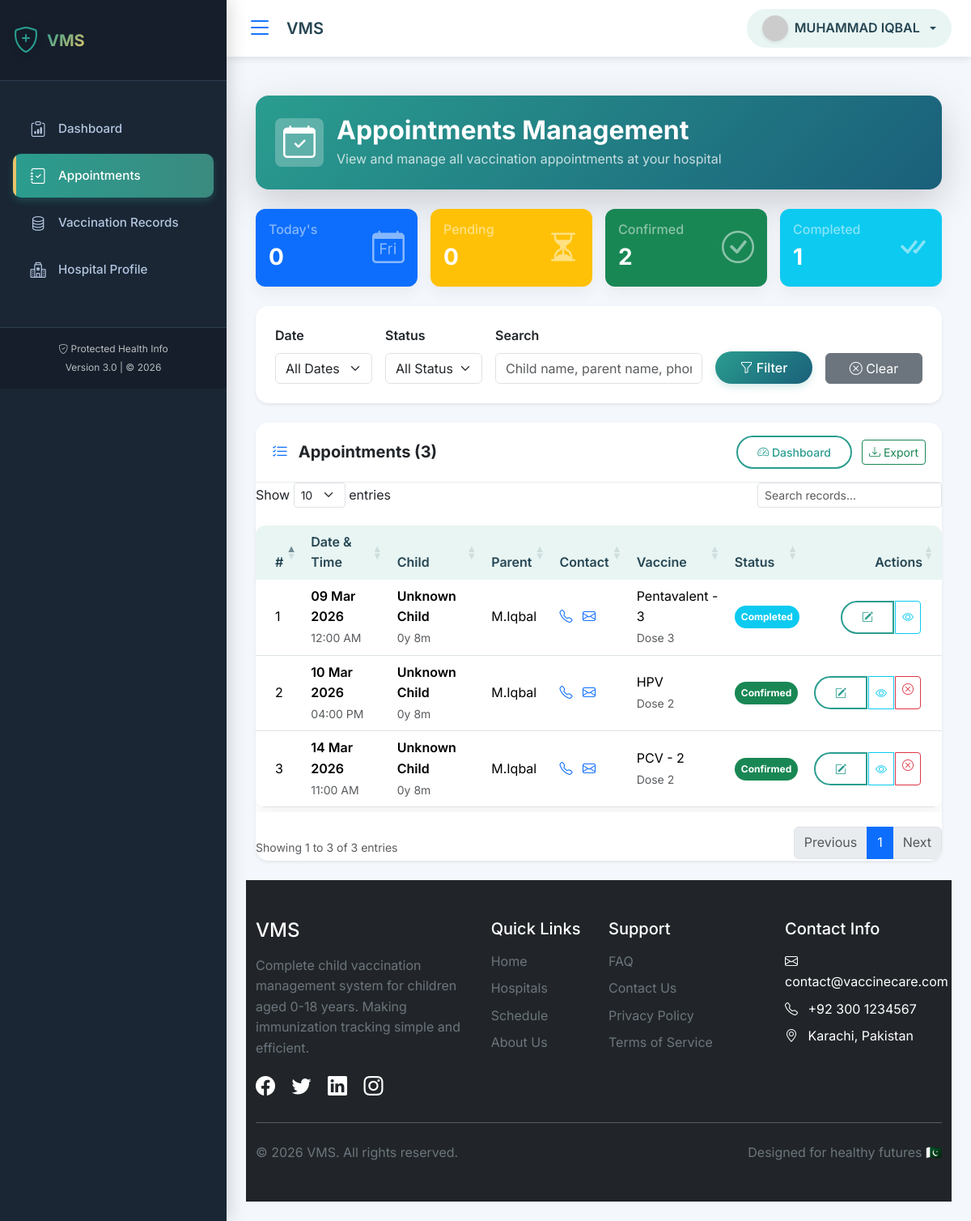
/hospital_appointments.php (signed in), run on the app's committed database.
### tables this page shows
CREATE TABLE `appointments` (
  `id` int(11) NOT NULL,
  `child_id` int(11) NOT NULL,
  `hospital_id` int(11) NOT NULL,
  `vaccine_id` int(11) NOT NULL,
  `appointment_date` date NOT NULL,
  `appointment_time` time DEFAULT NULL,
  `token_number` varchar(20) DEFAULT NULL,
  `status` enum('pending','confirmed','completed','cancelled') DEFAULT 'pending',
  `notes` text DEFAULT NULL,
  `created_at` timestamp NOT NULL DEFAULT current_timestamp(),
  `updated_at` timestamp NULL DEFAULT NULL ON UPDATE current_timestamp()
);

CREATE TABLE `children` (
  `id` int(11) NOT NULL,
  `parent_id` int(11) NOT NULL,
  `full_name` varchar(100) NOT NULL,
  `date_of_birth` date NOT NULL,
  `gender` enum('male','female','other') NOT NULL,
  `blood_group` varchar(5) DEFAULT NULL,
  `birth_weight` decimal(5,2) DEFAULT NULL,
  `birth_complications` text DEFAULT NULL,
  `is_active` tinyint(1) DEFAULT 1,
  `created_at` timestamp NOT NULL DEFAULT current_timestamp(),
  `updated_at` timestamp NULL DEFAULT NULL ON UPDATE current_timestamp()
);

CREATE TABLE `users` (
  `id` int(11) NOT NULL,
  `full_name` varchar(100) NOT NULL,
  `email` varchar(100) NOT NULL,
  `password` varchar(255) NOT NULL,
  `role` enum('parent','hospital','admin') NOT NULL DEFAULT 'parent',
  `phone` varchar(15) NOT NULL,
  `address` text DEFAULT NULL,
  `status` enum('active','inactive') DEFAULT 'active',
  `last_login` timestamp NULL DEFAULT NULL,
  `remember_token` varchar(255) DEFAULT NULL,
  `created_at` timestamp NOT NULL DEFAULT current_timestamp(),
  `updated_at` timestamp NULL DEFAULT NULL ON UPDATE current_timestamp(),
  `avatar` varchar(255) DEFAULT NULL
);

CREATE TABLE `vaccines` (
  `id` int(11) NOT NULL,
  `vaccine_name` varchar(100) NOT NULL,
  `description` text DEFAULT NULL,
  `age_group` varchar(50) NOT NULL,
  `dose_number` int(11) DEFAULT NULL,
  `is_epi` tinyint(1) DEFAULT 1,
  `is_mandatory` tinyint(1) DEFAULT 1,
  `status` enum('available','unavailable') DEFAULT 'available',
  `notes` text DEFAULT NULL,
  `created_at` timestamp NOT NULL DEFAULT current_timestamp()
);

### hospital_appointments.php (the view, shortened to what this page needs)
<?php
require_once 'db_config.php';
$user_id = (int) $_SESSION['user_id'];
$hospital_query = "SELECT id FROM hospitals WHERE user_id = ?";
$hospital_stmt = $conn->prepare($hospital_query);
$hospital_stmt->bind_param("i", $user_id);
$hospital_stmt->execute();
$hospital_result = $hospital_stmt->get_result();
$hospital = $hospital_result->fetch_assoc();
$hospital_id = $hospital['id'];
$page = isset($_GET['page']) ? max(1, intval($_GET['page'])) : 1;
$limit = 15;
$offset = ($page - 1) * $limit;
$search = $_GET['search'] ?? '';
$where_conditions = ["a.hospital_id = ?"];
$params = [$hospital_id];
$types = "i";
$where_sql = implode(" AND ", $where_conditions);
$count_sql = "SELECT COUNT(*) as total FROM appointments a
              JOIN children c ON a.child_id = c.id
              JOIN parents p ON c.parent_id = p.id
              JOIN users u ON p.user_id = u.id
              JOIN vaccines v ON a.vaccine_id = v.id
              WHERE $where_sql";
$count_stmt = $conn->prepare($count_sql);
$count_stmt->bind_param($types, ...$params);
$count_stmt->execute();
$total_appointments = $count_stmt->get_result()->fetch_assoc()['total'];
$appointments_sql = "SELECT
                        a.*,
                        c.id as child_id,
                        c.full_name as child_name,
                        c.date_of_birth,
                        p.id as parent_id,
                        u.full_name as parent_name,
                        u.phone as parent_phone,
                        u.email as parent_email,
                        v.vaccine_name,
                        v.dose_number,
                        v.age_group
                    FROM appointments a
                    JOIN children c ON a.child_id = c.id
                    JOIN parents p ON c.parent_id = p.id
                    JOIN users u ON p.user_id = u.id
                    JOIN vaccines v ON a.vaccine_id = v.id
                    WHERE $where_sql
                    ORDER BY a.appointment_date ASC, a.appointment_time ASC
                    LIMIT ? OFFSET ?";
$params[] = $limit;
$params[] = $offset;
$types .= "ii";
$appointments_stmt = $conn->prepare($appointments_sql);
$appointments_stmt->bind_param($types, ...$params);
$appointments_stmt->execute();
$appointments_result = $appointments_stmt->get_result();
$stats = [];
$today = $conn->prepare("SELECT COUNT(*) as total FROM appointments WHERE hospital_id = ? AND DATE(appointment_date) = CURDATE()");
$today->bind_param("i", $hospital_id);
$today->execute();
$stats['today'] = $today->get_result()->fetch_assoc()['total'];
$pending = $conn->prepare("SELECT COUNT(*) as total FROM appointments WHERE hospital_id = ? AND status = 'pending'");
$pending->bind_param("i", $hospital_id);
$pending->execute();
$stats['pending'] = $pending->get_result()->fetch_assoc()['total'];
$confirmed = $conn->prepare("SELECT COUNT(*) as total FROM appointments WHERE hospital_id = ? AND status = 'confirmed'");
$confirmed->bind_param("i", $hospital_id);
$confirmed->execute();
$stats['confirmed'] = $confirmed->get_result()->fetch_assoc()['total'];
$completed = $conn->prepare("SELECT COUNT(*) as total FROM appointments WHERE hospital_id = ? AND status = 'completed'");
$completed->bind_param("i", $hospital_id);
$completed->execute();
$stats['completed'] = $completed->get_result()->fetch_assoc()['total'];
include_once 'header.php';
?>
<div class="container-fluid py-4">
    <div class="row mb-4">
        <div class="col-12">
            <div class="bg-gradient-primary text-white rounded-4 p-4 shadow-lg">
                <div class="d-flex align-items-center">
                    <div class="avatar-circle bg-white bg-opacity-25 p-3 rounded-3 me-3">
                        <i class="bi bi-calendar-check fs-1"></i>
                    </div>
                    <div>
                        <h2 class="fw-bold mb-1">Appointments Management</h2>
                        <p class="mb-0 opacity-75">View and manage all vaccination appointments at your hospital</p>
                    </div>
                </div>
            </div>
        </div>
    </div>
    <div class="row g-3 mb-4">
        <div class="col-md-3">
            <div class="card bg-primary text-white">
                <div class="card-body p-3">
                    <div class="d-flex justify-content-between">
                        <div>
                            <h6 class="text-white-50">Today's</h6>
                            <h3 class="fw-bold mb-0"><?php echo $stats['today']; ?></h3>
                        </div>
                        <i class="bi bi-calendar-day fs-1 opacity-50"></i>
                    </div>
                </div>
            </div>
        </div>
        <div class="col-md-3">
            <div class="card bg-warning text-white">
                <div class="card-body p-3">
                    <div class="d-flex justify-content-between">
                        <div>
                            <h6 class="text-white-50">Pending</h6>
                            <h3 class="fw-bold mb-0"><?php echo $stats['pending']; ?></h3>
                        </div>
                        <i class="bi bi-hourglass-split fs-1 opacity-50"></i>
                    </div>
                </div>
            </div>
        </div>
        <div class="col-md-3">
            <div class="card bg-success text-white">
                <div class="card-body p-3">
                    <div class="d-flex justify-content-between">
                        <div>
                            <h6 class="text-white-50">Confirmed</h6>
                            <h3 class="fw-bold mb-0"><?php echo $stats['confirmed']; ?></h3>
                        </div>
                        <i class="bi bi-check-circle fs-1 opacity-50"></i>
                    </div>
                </div>
            </div>
        </div>
        <div class="col-md-3">
            <div class="card bg-info text-white">
                <div class="card-body p-3">
                    <div class="d-flex justify-content-between">
                        <div>
                            <h6 class="text-white-50">Completed</h6>
                            <h3 class="fw-bold mb-0"><?php echo $stats['completed']; ?></h3>
                        </div>
                        <i class="bi bi-check-all fs-1 opacity-50"></i>
                    </div>
                </div>
            </div>
        </div>
    </div>
    <div class="card border-0 shadow-sm rounded-4 mb-4">
        <div class="card-body p-4">
            <form method="GET" action="" class="row g-3">
                <div class="col-md-2">
                    <label class="form-label fw-semibold">Date</label>
                    <select name="date" class="form-select">
                        <option value="">All Dates</option>
                    </select>
                </div>
                <div class="col-md-2">
                    <label class="form-label fw-semibold">Status</label>
                    <select name="status" class="form-select">
                        <option value="">All Status</option>
                    </select>
                </div>
                <div class="col-md-4">
                    <label class="form-label fw-semibold">Search</label>
                    <input type="text" name="search" class="form-control"
                           placeholder="Child name, parent name, phone, vaccine..."
                           value="<?php echo htmlspecialchars($search); ?>">
                </div>
                <div class="col-md-2 d-flex align-items-end">
                    <button type="submit" class="btn btn-primary w-100">
                        <i class="bi bi-funnel"></i> Filter
                    </button>
                </div>
                <div class="col-md-2 d-flex align-items-end">
                    <a href="hospital_appointments.php" class="btn btn-secondary w-100">
                        <i class="bi bi-x-circle"></i> Clear
                    </a>
                </div>
            </form>
        </div>
    </div>
    <div class="card border-0 shadow-sm rounded-4">
        <div class="card-header bg-white py-3 d-flex justify-content-between align-items-center">
            <h5 class="fw-bold mb-0">
                <i class="bi bi-list-check text-primary me-2"></i>
                Appointments (<?php echo $total_appointments; ?>)
            </h5>
            <div>
                <a href="hospital_dashboard.php" class="btn btn-sm btn-outline-primary me-2">
                    <i class="bi bi-speedometer2"></i> Dashboard
                </a>
                <button class="btn btn-sm btn-outline-success" onclick="exportTableToCSV()">
                    <i class="bi bi-download"></i> Export
                </button>
            </div>
        </div>
        <div class="card-body p-0">
            <div class="table-responsive">
                <table class="table table-hover mb-0" id="appointmentsTable">
                    <thead class="bg-light">
                        <tr>
                            <th class="ps-4">#</th>
                            <th>Date & Time</th>
                            <th>Child</th>
                            <th>Parent</th>
                            <th>Contact</th>
                            <th>Vaccine</th>
                            <th>Status</th>
                            <th class="text-end pe-4">Actions</th>
                        </tr>
                    </thead>
                    <tbody>
                        <?php if ($appointments_result->num_rows > 0): ?>
                            <?php $sno = $offset + 1; ?>
                            <?php while ($apt = $appointments_result->fetch_assoc()): ?>
                            <tr>
                                <td class="ps-4"><?php echo $sno++; ?></td>
                                <td>
                                    <span class="fw-semibold"><?php echo date('d M Y', strtotime($apt['appointment_date'])); ?></span>
                                    <br>
                                    <small class="text-muted">
                                        <?php echo $apt['appointment_time'] ? date('h:i A', strtotime($apt['appointment_time'])) : 'Any time'; ?>
                                    </small>
                                </td>
                                <td>
                                    <span class="fw-semibold"><?php echo htmlspecialchars($apt['child_name']); ?></span>
                                    <br>
                                    <small class="text-muted">
                                        <?php
                                        $dob = new DateTime($apt['date_of_birth']);
                                        $now = new DateTime();
                                        $diff = $now->diff($dob);
                                        echo $diff->y . 'y ' . $diff->m . 'm';
                                        ?>
                                    </small>
                                </td>
                                <td><?php echo htmlspecialchars($apt['parent_name']); ?></td>
                                <td>
                                    <a href="tel:<?php echo $apt['parent_phone']; ?>" class="text-decoration-none">
                                        <i class="bi bi-telephone"></i>
                                    </a>
                                    <a href="mailto:<?php echo $apt['parent_email']; ?>" class="text-decoration-none ms-2">
                                        <i class="bi bi-envelope"></i>
                                    </a>
                                </td>
                                <td>
                                    <?php echo $apt['vaccine_name']; ?>
                                    <br>
                                    <small class="text-muted">Dose <?php echo $apt['dose_number']; ?></small>
                                </td>
                                <td>
                                    <span class="badge bg-<?php
                                        echo $apt['status'] == 'confirmed' ? 'success' :
                                            ($apt['status'] == 'pending' ? 'warning' :
                                            ($apt['status'] == 'completed' ? 'info' :
                                            ($apt['status'] == 'cancelled' ? 'secondary' : 'primary')));
                                    ?> rounded-pill p-2">
                                        <?php echo ucfirst($apt['status']); ?>
                                    </span>
                                </td>
                                <td class="text-end pe-4">
                                    <div class="btn-group">
                                        <a href="update_status.php?id=<?php echo $apt['id']; ?>"
                                           class="btn btn-sm btn-outline-primary" title="Update Status">
                                            <i class="bi bi-pencil-square"></i>
                                        </a>
                                        <button type="button" class="btn btn-sm btn-outline-info"
                                                onclick="viewDetails(<?php echo htmlspecialchars(json_encode($apt)); ?>)"
                                                title="View Details">
                                            <i class="bi bi-eye"></i>
                                        </button>
                                        <?php if ($apt['status'] == 'pending' || $apt['status'] == 'confirmed'): ?>
                                        <a href="update_status.php?id=<?php echo $apt['id']; ?>&status=cancelled"
                                           class="btn btn-sm btn-outline-danger"
                                           onclick="return confirm('Cancel this appointment?')"
                                           title="Cancel">
                                            <i class="bi bi-x-circle"></i>
                                        </a>
                                        <?php endif; ?>
                                    </div>
                                </td>
                            </tr>
                            <?php endwhile; ?>
                        <?php endif; ?>
                    </tbody>
                </table>
            </div>
        </div>
    </div>
</div>
<?php include_once 'footer.php'; ?>

### data on the page
appointments: appointment_date "09 Mar 2026", appointment_time "12:00 AM", child.full_name "Unknown Child", child.date_of_birth "0", child.date_of_birth "8", users.full_name "M.Iqbal", vaccine.vaccine_name "Pentavalent - 3", vaccine.dose_number "3", status "Completed"
appointments: appointment_date "10 Mar 2026", appointment_time "04:00 PM", child.full_name "Unknown Child", child.date_of_birth "0", child.date_of_birth "8", users.full_name "M.Iqbal", vaccine.vaccine_name "HPV", vaccine.dose_number "2", status "Confirmed"
appointments: appointment_date "14 Mar 2026", appointment_time "11:00 AM", child.full_name "Unknown Child", child.date_of_birth "0", child.date_of_birth "8", users.full_name "M.Iqbal", vaccine.vaccine_name "PCV - 2", vaccine.dose_number "2", status "Confirmed"

### other printed values
getSetting('site_name', 'VaccineCare') "VMS"
$user_name "MUHAMMAD IQBAL"
$stats['today'] "0"
$stats['pending'] "0"
$stats['confirmed'] "2"
$stats['completed'] "1"
$total_appointments "3"
getSetting('contact_email', 'info@vaccinecare.com') "contact@vaccinecare.com"
getSetting('contact_phone', '+92 300 1234567') "+92 300 1234567"
